Frame 1 (no input): blank canvas, image omitted
Frame 60 (no input): blank canvas, image omitted
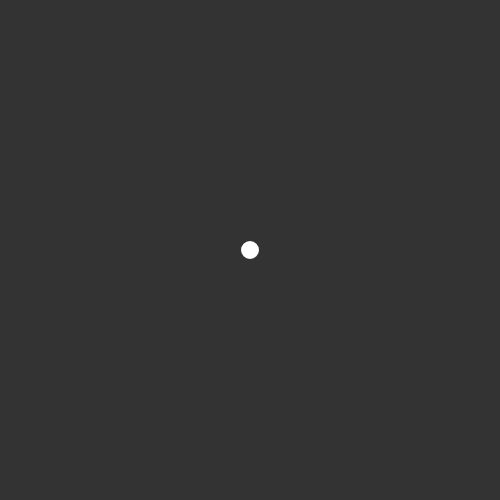
Frame 120 (the mouse pressed at the canvas centre since frame 60)

The p5.js sketch whose frames 1 and 60 were blank and that drew this single picture after the mouse press (run headless with seeded random() and noise() and a simulated clock; from frame 60 on, the mouse is pressed at the canvas centre):

// p5.js sketch
// ── sketch.js
var canvas;
var vertices = [];
var tree = [];

function setup(){
    canvas = createCanvas(500,500);
    background(51);
    fill(255);
    stroke(255);
    strokeWeight(2);
}

function draw(){
    background(51);

    var reached = [];
    var unreached = [];

    for (var i = 0; i < vertices.length; i++) {
        unreached.push(vertices[i]);
    }

    reached.push(unreached[0]);
    unreached.splice(0,1);

    while(unreached.length > 0){
        var record = 100000;
        var rIndex;
        var uIndex;

        for (var i = 0; i < reached.length; i++) {
            for (var j = 0; j < unreached.length; j++) {
                var v1 = reached[i];
                var v2 = unreached[j];
                var d = dist(v1.x, v1.y, v2.x, v2.y);
                if(d<record){
                    record = d;
                    rIndex = i;
                    uIndex = j;
                }
            }
        }

        line(reached[rIndex].x,reached[rIndex].y, unreached[uIndex].x, unreached[uIndex].y);
        reached.push(unreached[uIndex]);
        unreached.splice(uIndex,1);

    }

    for (var i = 0; i < vertices.length; i++) {
        
        ellipse(vertices[i].x, vertices[i].y, 16,16);
    }
}

function mousePressed(){
    var v = createVector(mouseX, mouseY);
    vertices.push(v);
}

function keyPressed(){
    if (key === ' ') {
        vertices = [];
        for (var i = 0; i < 20; i++) {
            vertices.push(createVector(random(width), random(height)));
        }
    }
}
